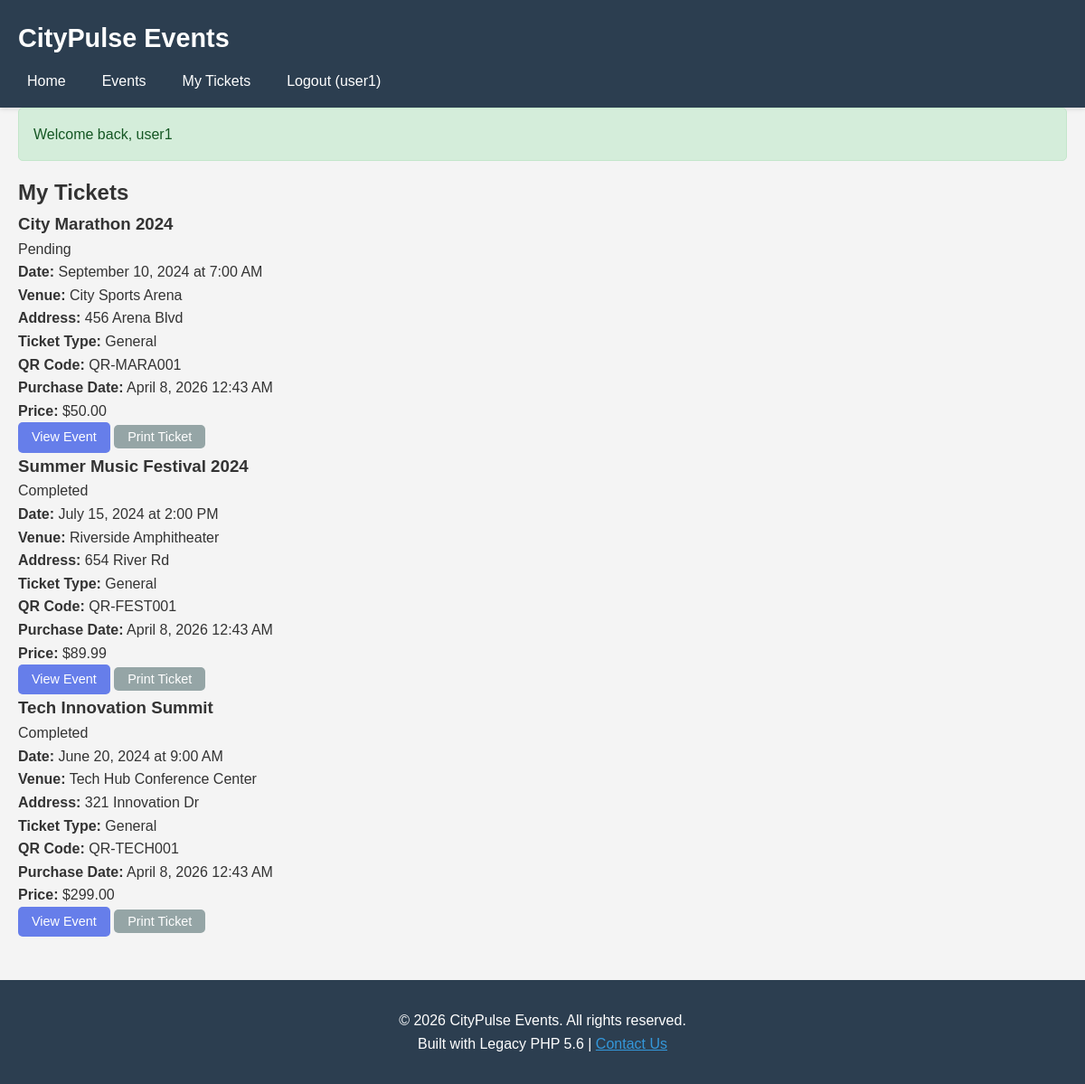
The app's page /tickets/my-tickets.php (signed in) with its own data.
### tables this page shows
CREATE TABLE tickets (
    id INT AUTO_INCREMENT PRIMARY KEY,
    event_id INT NOT NULL,
    user_id INT NOT NULL,
    ticket_type ENUM('general', 'vip') DEFAULT 'general',
    price DECIMAL(10, 2) NOT NULL,
    purchase_date DATETIME DEFAULT CURRENT_TIMESTAMP,
    payment_status ENUM('pending', 'completed', 'failed') DEFAULT 'pending',
    paypal_txn_id VARCHAR(100),
    qr_code VARCHAR(100) UNIQUE,
    FOREIGN KEY (event_id) REFERENCES events(id),
    FOREIGN KEY (user_id) REFERENCES users(id)
);

CREATE TABLE events (
    id INT AUTO_INCREMENT PRIMARY KEY,
    title VARCHAR(200) NOT NULL,
    description TEXT NOT NULL,
    venue_id INT,
    organizer_id INT NOT NULL,
    event_date DATE NOT NULL,
    start_time TIME NOT NULL,
    end_time TIME NOT NULL,
    category INT,
    max_capacity INT NOT NULL,
    price DECIMAL(10, 2) NOT NULL,
    status ENUM('active', 'cancelled', 'completed') DEFAULT 'active',
    image_path VARCHAR(255),
    created_at DATETIME DEFAULT CURRENT_TIMESTAMP,
    FOREIGN KEY (venue_id) REFERENCES venues(id),
    FOREIGN KEY (organizer_id) REFERENCES organizers(id),
    FOREIGN KEY (category) REFERENCES categories(id)
);

CREATE TABLE venues (
    id INT AUTO_INCREMENT PRIMARY KEY,
    name VARCHAR(100) NOT NULL,
    address VARCHAR(255) NOT NULL,
    city VARCHAR(50) NOT NULL,
    capacity INT NOT NULL,
    amenities TEXT,
    contact_email VARCHAR(100),
    latitude DECIMAL(10, 8),
    longitude DECIMAL(11, 8)
);

### includes/functions.php (called while the page is built, shortened)
<?php
function get_user_tickets($user_id) {
    $sql = "SELECT t.*, e.title as event_title, e.event_date, e.start_time, v.name as venue_name, v.address
            FROM tickets t
            JOIN events e ON t.event_id = e.id
            LEFT JOIN venues v ON e.venue_id = v.id
            WHERE t.user_id = $user_id
            ORDER BY e.event_date DESC";
    $result = query($sql);
    return fetch_all($result);
}
function format_currency($amount) {
    return '$' . number_format($amount, 2);
}
function format_date($date) {
    return date('F j, Y', strtotime($date));
}
function format_time($time) {
    return date('g:i A', strtotime($time));
}
function format_datetime($datetime) {
    return date('F j, Y g:i A', strtotime($datetime));
}
?>

### includes/db.php (called while the page is built, shortened)
<?php
$db = mysqli_connect(DB_HOST, DB_USER, DB_PASS, DB_NAME);
function query($sql) {
    global $db;
    $result = mysqli_query($db, $sql);
    return $result;
}
function fetch_all($result) {
    $rows = array();
    while ($row = mysqli_fetch_assoc($result)) {
        $rows[] = $row;
    }
    return $rows;
}
?>

### tickets/my-tickets.php (the view, shortened to what this page needs)
<?php
require_once '../includes/db.php';
require_once '../includes/functions.php';
$tickets = get_user_tickets($_SESSION['user_id']);
include '../includes/header.php';
?>
<div class="my-tickets">
    <h2>My Tickets</h2>
    <?php if (count($tickets) > 0): ?>
        <div class="tickets-list">
            <?php foreach ($tickets as $ticket): ?>
                <div class="ticket-card">
                    <div class="ticket-header">
                        <h3><?php echo $ticket['event_title']; ?></h3>
                        <span class="status <?php echo $ticket['payment_status']; ?>"><?php echo ucfirst($ticket['payment_status']); ?></span>
                    </div>
                    <div class="ticket-details">
                        <p><strong>Date:</strong> <?php echo format_date($ticket['event_date']); ?> at <?php echo format_time($ticket['start_time']); ?></p>
                        <p><strong>Venue:</strong> <?php echo $ticket['venue_name']; ?></p>
                        <p><strong>Address:</strong> <?php echo $ticket['address']; ?></p>
                        <p><strong>Ticket Type:</strong> <?php echo ucfirst($ticket['ticket_type']); ?></p>
                        <p><strong>QR Code:</strong> <?php echo $ticket['qr_code']; ?></p>
                        <p><strong>Purchase Date:</strong> <?php echo format_datetime($ticket['purchase_date']); ?></p>
                        <p><strong>Price:</strong> <?php echo format_currency($ticket['price']); ?></p>
                    </div>
                    <div class="ticket-actions">
                        <a href="../events/detail.php?id=<?php echo $ticket['event_id']; ?>" class="btn btn-small">View Event</a>
                        <button onclick="printTicket(<?php echo $ticket['id']; ?>)" class="btn btn-small btn-secondary">Print Ticket</button>
                    </div>
                </div>
            <?php endforeach; ?>
        </div>
    <?php else: ?>
        <p class="no-tickets">You haven't purchased any tickets yet.</p>
        <a href="<?php echo SITE_URL; ?>/events/list.php" class="btn">Browse Events</a>
    <?php endif; ?>
</div>
<?php include '../includes/footer.php'; ?>

### css/style.css (style rules this page uses)
* { margin: 0; padding: 0; box-sizing: border-box; }
body { font-family: Arial, sans-serif; line-height: 1.6; color: #333; background-color: #f4f4f4; }
.btn { display: inline-block; padding: 10px 20px; background-color: #667eea; color: white; text-decoration: none; border-radius: 5px; border: none; cursor: pointer; font-size: 1rem; transition: background 0.3s; }
.btn-small { padding: 5px 15px; font-size: 0.9rem; }
.btn-secondary { background-color: #95a5a6; }

### records on screen
tickets: event.title "City Marathon 2024", payment_status "Pending", event.event_date "September 10, 2024", event.start_time "7:00 AM", venues.name "City Sports Arena", venues.address "456 Arena Blvd", ticket_type "General", qr_code "QR-MARA001", purchase_date "April 8, 2026 12:43 AM", price "$50.00"
tickets: event.title "Summer Music Festival 2024", payment_status "Completed", event.event_date "July 15, 2024", event.start_time "2:00 PM", venues.name "Riverside Amphitheater", venues.address "654 River Rd", ticket_type "General", qr_code "QR-FEST001", purchase_date "April 8, 2026 12:43 AM", price "$89.99"
tickets: event.title "Tech Innovation Summit", payment_status "Completed", event.event_date "June 20, 2024", event.start_time "9:00 AM", venues.name "Tech Hub Conference Center", venues.address "321 Innovation Dr", ticket_type "General", qr_code "QR-TECH001", purchase_date "April 8, 2026 12:43 AM", price "$299.00"

### other values on screen
SITE_NAME "CityPulse Events"
$_SESSION['username'] "user1"
$_SESSION['message'] "Welcome back, user1"
